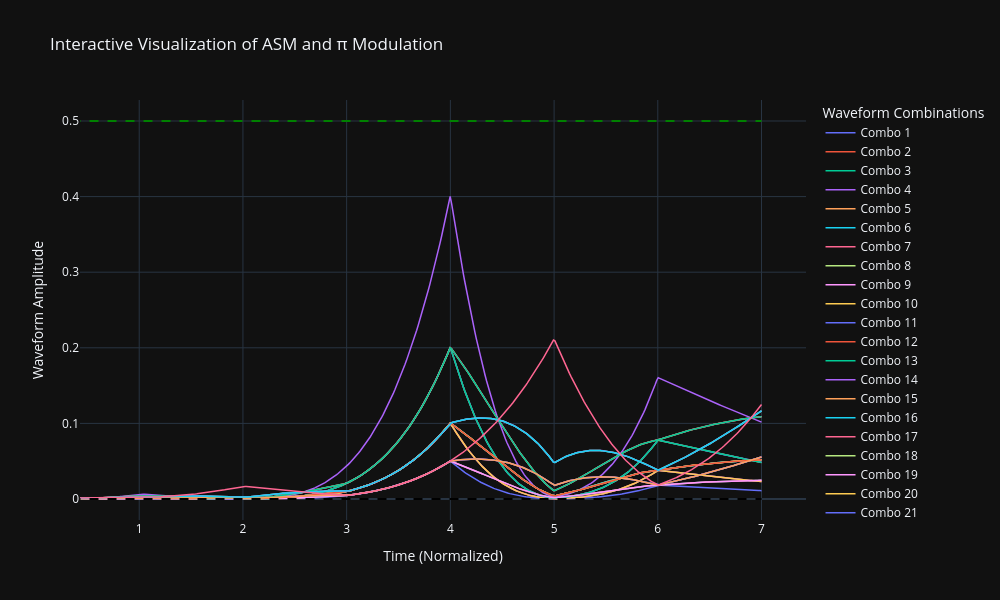

The cell this chart's notebook holds for it:
### Code cell
import numpy as np
import plotly.graph_objects as go
from itertools import product

# Input data
waveform_steps = [1, 4, 1, 5, 9, 2, 6, 5]  # Sequence of ASM-derived values
ratios = [3, 1, 4, 1, 5, 9, 2, 6]  # π-digit-derived ratios

# Time resolution for plotting
time = np.linspace(0, len(waveform_steps) - 1, 500)

# Normalize the inputs to create amplitude, frequency, and modulation
stack_amplitude = np.interp(waveform_steps, (min(waveform_steps), max(waveform_steps)), (0, 1))
stack_frequency = np.interp(waveform_steps, (min(waveform_steps), max(waveform_steps)), (0.1, 2))
pi_modulator = np.interp(ratios, (min(ratios), max(ratios)), (0.5, 1.5))

# Resample the inputs to match the fine time resolution
stack_amplitude_resampled = np.interp(time, np.linspace(0, len(waveform_steps) - 1, len(waveform_steps)), stack_amplitude)
stack_frequency_resampled = np.interp(time, np.linspace(0, len(waveform_steps) - 1, len(waveform_steps)), stack_frequency)
pi_modulator_resampled = np.interp(time, np.linspace(0, len(ratios) - 1, len(ratios)), pi_modulator)

# Prepare the resampled inputs
inputs_resampled = [stack_amplitude_resampled, stack_frequency_resampled, pi_modulator_resampled]
combinations = list(product(inputs_resampled, repeat=3))  # Generate combinations of amplitude, frequency, modulation

# Create the Plotly figure
fig = go.Figure()

# Iterate through all combinations and add them to the figure
for i, (amplitude, frequency, modulator) in enumerate(combinations[:27]):  # Limit to the first 27 combinations for clarity
    # Generate the waveform
    combined_waveform = amplitude * np.sin(2 * np.pi * frequency * time / len(time)) * modulator

    # Add the waveform as a line trace
    fig.add_trace(go.Scatter(
        x=time,
        y=combined_waveform,
        mode='lines',
        line=dict(width=1.5),
        name=f"Combo {i+1}"
    ))

# Highlight reference lines
fig.add_trace(go.Scatter(
    x=time,
    y=[0.5] * len(time),
    mode='lines',
    line=dict(dash='dash', color='green'),
    name="0.5 Reference Line"
))
fig.add_trace(go.Scatter(
    x=time,
    y=[0] * len(time),
    mode='lines',
    line=dict(dash='dash', color='black'),
    name="Zero Line"
))

# Update layout for better aesthetics
fig.update_layout(
    title="Interactive Visualization of ASM and π Modulation",
    xaxis_title="Time (Normalized)",
    yaxis_title="Waveform Amplitude",
    legend_title="Waveform Combinations",
    template="plotly_dark",  # Dark mode for better contrast
    font=dict(size=12),
    showlegend=True,
    width=1000,
    height=600
)

# Show the interactive plot
fig.show()

### Figure 1 — Plotly figure (JSON) as saved in the notebook; plotly's stock layout.template omitted (floating-point values rounded to 4 significant figures; data arrays with more than 128 entries replaced by an {"elided": "..."} marker saying what was removed)
{"data": [{"line": {"width": 1.5}, "mode": "lines", "name": "Combo 1", "type": "scatter", "x": {"elided": "500 float values"}, "y": {"elided": "500 float values"}}, {"line": {"width": 1.5}, "mode": "lines", "name": "Combo 2", "type": "scatter", "x": {"elided": "500 float values"}, "y": {"elided": "500 float values"}}, {"line": {"width": 1.5}, "mode": "lines", "name": "Combo 3", "type": "scatter", "x": {"elided": "500 float values"}, "y": {"elided": "500 float values"}}, {"line": {"width": 1.5}, "mode": "lines", "name": "Combo 4", "type": "scatter", "x": {"elided": "500 float values"}, "y": {"elided": "500 float values"}}, {"line": {"width": 1.5}, "mode": "lines", "name": "Combo 5", "type": "scatter", "x": {"elided": "500 float values"}, "y": {"elided": "500 float values"}}, {"line": {"width": 1.5}, "mode": "lines", "name": "Combo 6", "type": "scatter", "x": {"elided": "500 float values"}, "y": {"elided": "500 float values"}}, {"line": {"width": 1.5}, "mode": "lines", "name": "Combo 7", "type": "scatter", "x": {"elided": "500 float values"}, "y": {"elided": "500 float values"}}, {"line": {"width": 1.5}, "mode": "lines", "name": "Combo 8", "type": "scatter", "x": {"elided": "500 float values"}, "y": {"elided": "500 float values"}}, {"line": {"width": 1.5}, "mode": "lines", "name": "Combo 9", "type": "scatter", "x": {"elided": "500 float values"}, "y": {"elided": "500 float values"}}, {"line": {"width": 1.5}, "mode": "lines", "name": "Combo 10", "type": "scatter", "x": {"elided": "500 float values"}, "y": {"elided": "500 float values"}}, {"line": {"width": 1.5}, "mode": "lines", "name": "Combo 11", "type": "scatter", "x": {"elided": "500 float values"}, "y": {"elided": "500 float values"}}, {"line": {"width": 1.5}, "mode": "lines", "name": "Combo 12", "type": "scatter", "x": {"elided": "500 float values"}, "y": {"elided": "500 float values"}}, {"line": {"width": 1.5}, "mode": "lines", "name": "Combo 13", "type": "scatter", "x": {"elided": "500 float values"}, "y": {"elided": "500 float values"}}, {"line": {"width": 1.5}, "mode": "lines", "name": "Combo 14", "type": "scatter", "x": {"elided": "500 float values"}, "y": {"elided": "500 float values"}}, {"line": {"width": 1.5}, "mode": "lines", "name": "Combo 15", "type": "scatter", "x": {"elided": "500 float values"}, "y": {"elided": "500 float values"}}, {"line": {"width": 1.5}, "mode": "lines", "name": "Combo 16", "type": "scatter", "x": {"elided": "500 float values"}, "y": {"elided": "500 float values"}}, {"line": {"width": 1.5}, "mode": "lines", "name": "Combo 17", "type": "scatter", "x": {"elided": "500 float values"}, "y": {"elided": "500 float values"}}, {"line": {"width": 1.5}, "mode": "lines", "name": "Combo 18", "type": "scatter", "x": {"elided": "500 float values"}, "y": {"elided": "500 float values"}}, {"line": {"width": 1.5}, "mode": "lines", "name": "Combo 19", "type": "scatter", "x": {"elided": "500 float values"}, "y": {"elided": "500 float values"}}, {"line": {"width": 1.5}, "mode": "lines", "name": "Combo 20", "type": "scatter", "x": {"elided": "500 float values"}, "y": {"elided": "500 float values"}}, {"line": {"width": 1.5}, "mode": "lines", "name": "Combo 21", "type": "scatter", "x": {"elided": "500 float values"}, "y": {"elided": "500 float values"}}, {"line": {"width": 1.5}, "mode": "lines", "name": "Combo 22", "type": "scatter", "x": {"elided": "500 float values"}, "y": {"elided": "500 float values"}}, {"line": {"width": 1.5}, "mode": "lines", "name": "Combo 23", "type": "scatter", "x": {"elided": "500 float values"}, "y": {"elided": "500 float values"}}, {"line": {"width": 1.5}, "mode": "lines", "name": "Combo 24", "type": "scatter", "x": {"elided": "500 float values"}, "y": {"elided": "500 float values"}}, {"line": {"width": 1.5}, "mode": "lines", "name": "Combo 25", "type": "scatter", "x": {"elided": "500 float values"}, "y": {"elided": "500 float values"}}, {"line": {"width": 1.5}, "mode": "lines", "name": "Combo 26", "type": "scatter", "x": {"elided": "500 float values"}, "y": {"elided": "500 float values"}}, {"line": {"width": 1.5}, "mode": "lines", "name": "Combo 27", "type": "scatter", "x": {"elided": "500 float values"}, "y": {"elided": "500 float values"}}, {"line": {"color": "green", "dash": "dash"}, "mode": "lines", "name": "0.5 Reference Line", "type": "scatter", "x": {"elided": "500 float values"}, "y": {"elided": "500 float values"}}, {"line": {"color": "black", "dash": "dash"}, "mode": "lines", "name": "Zero Line", "type": "scatter", "x": {"elided": "500 float values"}, "y": {"elided": "500 int values"}}], "layout": {"dragmode": "pan", "font": {"size": 12}, "height": 600, "legend": {"title": {"text": "Waveform Combinations"}}, "showlegend": true, "title": {"text": "Interactive Visualization of ASM and π Modulation"}, "width": 1000, "xaxis": {"autorange": false, "range": [0.429, 7.429], "title": {"text": "Time (Normalized)"}, "type": "linear"}, "yaxis": {"autorange": false, "range": [-0.02778, 0.5278], "title": {"text": "Waveform Amplitude"}, "type": "linear"}}}
